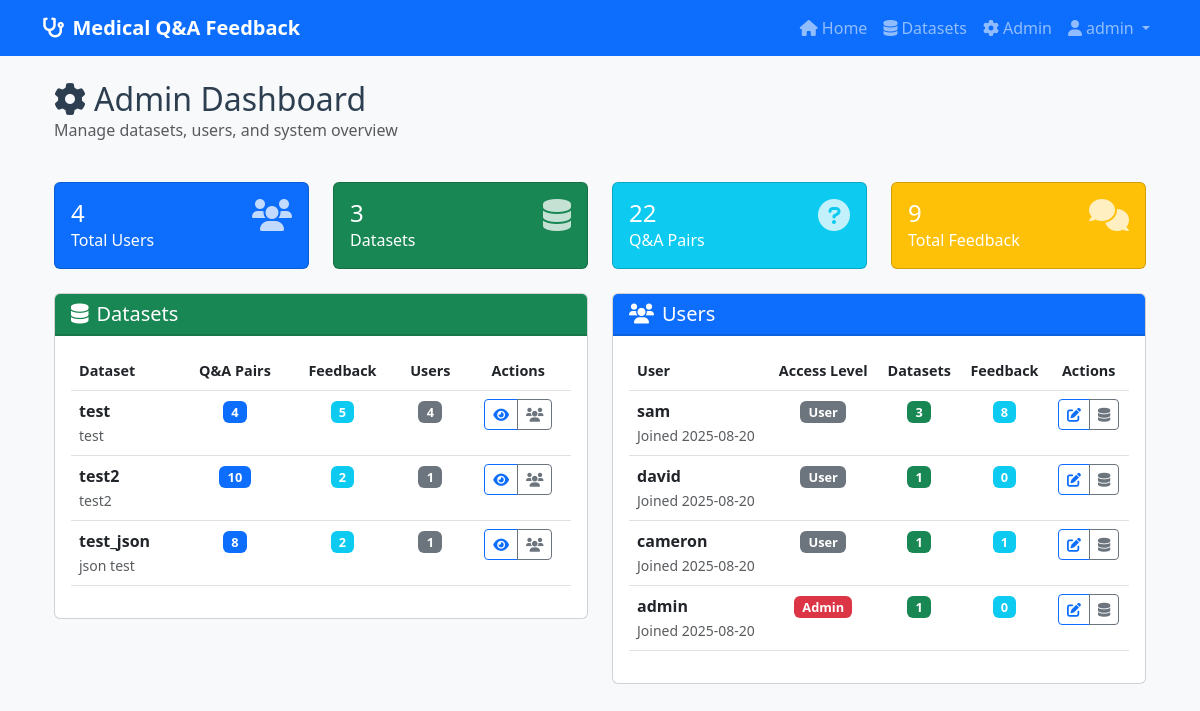
The page /admin (signed in) on the database its author committed.
### models.py (models this page shows, shortened)
class User(UserMixin, db.Model):
    id = db.Column(db.Integer, primary_key=True)
    username = db.Column(db.String(80), unique=True, nullable=False)
    password = db.Column(db.String(255), nullable=False)
    access_level = db.Column(db.String(20), nullable=False, default='user')  # 'user' or 'admin'
    created_at = db.Column(db.DateTime, default=datetime.utcnow)
    feedback = db.relationship('Feedback', backref='user', lazy=True)
    accessible_datasets = db.relationship('Dataset', secondary=user_dataset_access, back_populates='authorized_users')
    def is_admin(self):
        return self.access_level == 'admin'

class Dataset(db.Model):
    id = db.Column(db.Integer, primary_key=True)
    name = db.Column(db.String(100), unique=True, nullable=False)
    description = db.Column(db.Text, nullable=True)
    created_at = db.Column(db.DateTime, default=datetime.utcnow)
    qa_pairs = db.relationship('QuestionAnswerPair', backref='dataset', lazy=True)
    authorized_users = db.relationship('User', secondary=user_dataset_access, back_populates='accessible_datasets')

### routes.py (the view)
    @app.route('/admin')
    @login_required
    @admin_required
    def admin():
        datasets = Dataset.query.all()
        dataset_stats = []
        for dataset in datasets:
            qa_count = len(dataset.qa_pairs)
            feedback_count = sum(len(qa.feedback) for qa in dataset.qa_pairs)
            user_count = len(dataset.authorized_users)
            dataset_stats.append({
                'dataset': dataset,
                'qa_count': qa_count,
                'feedback_count': feedback_count,
                'user_count': user_count
            })
        users = User.query.order_by(User.created_at.desc()).all()
        user_stats = []
        for user in users:
            feedback_count = len(user.feedback)
            dataset_count = len(user.accessible_datasets)
            user_stats.append({
                'user': user,
                'feedback_count': feedback_count,
                'dataset_count': dataset_count
            })
        total_users = User.query.count()
        total_datasets = Dataset.query.count()
        total_qa_pairs = QuestionAnswerPair.query.count()
        total_feedback = Feedback.query.count()
        return render_template('admin.html',
                             dataset_stats=dataset_stats,
                             user_stats=user_stats,
                             total_users=total_users,
                             total_datasets=total_datasets,
                             total_qa_pairs=total_qa_pairs,
                             total_feedback=total_feedback)

### app.py (called while the page is built)
@login_manager.user_loader
def load_user(user_id):
    return User.query.get(int(user_id))

### routes.py (called while the page is built)
def admin_required(f):
    @wraps(f)
    def decorated_function(*args, **kwargs):
        if not current_user.is_authenticated or not current_user.is_admin():
            abort(403)  # Forbidden
        return f(*args, **kwargs)
    return decorated_function

### templates/admin.html (shortened to what this page needs)
{% extends "base.html" %}
{% block content %}
<div class="container-fluid">
    <div class="row mb-4">
        <div class="col-12">
            <h2 class="mb-0">
                <i class="fas fa-cog me-2"></i>Admin Dashboard
            </h2>
            <p class="text-muted">Manage datasets, users, and system overview</p>
        </div>
    </div>
    <div class="row mb-4">
        <div class="col-md-3">
            <div class="card bg-primary text-white">
                <div class="card-body">
                    <div class="d-flex justify-content-between">
                        <div>
                            <h4 class="mb-0">{{ total_users }}</h4>
                            <p class="mb-0">Total Users</p>
                        </div>
                        <i class="fas fa-users fa-2x opacity-75"></i>
                    </div>
                </div>
            </div>
        </div>
        <div class="col-md-3">
            <div class="card bg-success text-white">
                <div class="card-body">
                    <div class="d-flex justify-content-between">
                        <div>
                            <h4 class="mb-0">{{ total_datasets }}</h4>
                            <p class="mb-0">Datasets</p>
                        </div>
                        <i class="fas fa-database fa-2x opacity-75"></i>
                    </div>
                </div>
            </div>
        </div>
        <div class="col-md-3">
            <div class="card bg-info text-white">
                <div class="card-body">
                    <div class="d-flex justify-content-between">
                        <div>
                            <h4 class="mb-0">{{ total_qa_pairs }}</h4>
                            <p class="mb-0">Q&A Pairs</p>
                        </div>
                        <i class="fas fa-question-circle fa-2x opacity-75"></i>
                    </div>
                </div>
            </div>
        </div>
        <div class="col-md-3">
            <div class="card bg-warning text-white">
                <div class="card-body">
                    <div class="d-flex justify-content-between">
                        <div>
                            <h4 class="mb-0">{{ total_feedback }}</h4>
                            <p class="mb-0">Total Feedback</p>
                        </div>
                        <i class="fas fa-comments fa-2x opacity-75"></i>
                    </div>
                </div>
            </div>
        </div>
    </div>
    <div class="row">
        <div class="col-lg-6">
            <div class="card">
                <div class="card-header bg-success text-white">
                    <h5 class="mb-0">
                        <i class="fas fa-database me-2"></i>Datasets
                    </h5>
                </div>
                <div class="card-body">
                    {% if dataset_stats %}
                        <div class="table-responsive">
                            <table class="table table-hover">
                                <thead>
                                    <tr>
                                        <th>Dataset</th>
                                        <th class="text-center">Q&A Pairs</th>
                                        <th class="text-center">Feedback</th>
                                        <th class="text-center">Users</th>
                                        <th class="text-center">Actions</th>
                                    </tr>
                                </thead>
                                <tbody>
                                    {% for stat in dataset_stats %}
                                    <tr>
                                        <td>
                                            <strong>{{ stat.dataset.name }}</strong>
                                            {% if stat.dataset.description %}
                                                <br><small class="text-muted">{{ stat.dataset.description }}</small>
                                            {% endif %}
                                        </td>
                                        <td class="text-center">
                                            <span class="badge bg-primary">{{ stat.qa_count }}</span>
                                        </td>
                                        <td class="text-center">
                                            <span class="badge bg-info">{{ stat.feedback_count }}</span>
                                        </td>
                                        <td class="text-center">
                                            <span class="badge bg-secondary">{{ stat.user_count }}</span>
                                        </td>
                                        <td class="text-center">
                                            <div class="btn-group btn-group-sm" role="group">
                                                <a href="{{ url_for('index', dataset_id=stat.dataset.id) }}" class="btn btn-outline-primary btn-sm">
                                                    <i class="fas fa-eye"></i>
                                                </a>
                                                <button class="btn btn-outline-secondary btn-sm" onclick="manageDatasetUsers({{ stat.dataset.id }}, '{{ stat.dataset.name }}')">
                                                    <i class="fas fa-users"></i>
                                                </button>
                                            </div>
                                        </td>
                                    </tr>
                                    {% endfor %}
                                </tbody>
                            </table>
                        </div>
                    {% else %}
                        <p class="text-muted text-center">No datasets found.</p>
                    {% endif %}
                </div>
            </div>
        </div>
        <div class="col-lg-6">
            <div class="card">
                <div class="card-header bg-primary text-white">
                    <h5 class="mb-0">
                        <i class="fas fa-users me-2"></i>Users
                    </h5>
                </div>
                <div class="card-body">
                    {% if user_stats %}
                        <div class="table-responsive">
                            <table class="table table-hover">
                                <thead>
                                    <tr>
                                        <th>User</th>
                                        <th class="text-center">Access Level</th>
                                        <th class="text-center">Datasets</th>
                                        <th class="text-center">Feedback</th>
                                        <th class="text-center">Actions</th>
                                    </tr>
                                </thead>
                                <tbody>
                                    {% for stat in user_stats %}
                                    <tr>
                                        <td>
                                            <strong>{{ stat.user.username }}</strong>
                                            <br><small class="text-muted">Joined {{ stat.user.created_at.strftime('%Y-%m-%d') }}</small>
                                        </td>
                                        <td class="text-center">
                                            {% if stat.user.access_level == 'admin' %}
                                                <span class="badge bg-danger">Admin</span>
                                            {% else %}
                                                <span class="badge bg-secondary">User</span>
                                            {% endif %}
                                        </td>
                                        <td class="text-center">
                                            <span class="badge bg-success">{{ stat.dataset_count }}</span>
                                        </td>
                                        <td class="text-center">
                                            <span class="badge bg-info">{{ stat.feedback_count }}</span>
                                        </td>
                                        <td class="text-center">
                                            <div class="btn-group btn-group-sm" role="group">
                                                <button class="btn btn-outline-primary btn-sm" onclick="editUser({{ stat.user.id }}, '{{ stat.user.username }}', '{{ stat.user.access_level }}')">
                                                    <i class="fas fa-edit"></i>
                                                </button>
                                                <button class="btn btn-outline-secondary btn-sm" onclick="manageUserDatasets({{ stat.user.id }}, '{{ stat.user.username }}')">
                                                    <i class="fas fa-database"></i>
                                                </button>
                                            </div>
                                        </td>
                                    </tr>
                                    {% endfor %}
                                </tbody>
                            </table>
                        </div>
                    {% else %}
                        <p class="text-muted text-center">No users found.</p>
                    {% endif %}
                </div>
            </div>
        </div>
    </div>
</div>
{% endblock %}

### templates/base.html (shortened to what this page needs)
<!DOCTYPE html>
<html lang="en">
<head>
    <link href="https://cdn.jsdelivr.net/npm/bootstrap@5.3.0/dist/css/bootstrap.min.css" rel="stylesheet">
    <link href="{{ url_for('static', filename='css/style.css') }}" rel="stylesheet">
    <link rel="stylesheet" href="https://cdnjs.cloudflare.com/ajax/libs/font-awesome/6.0.0/css/all.min.css">
</head>
<body>
    <nav class="navbar navbar-expand-lg navbar-dark bg-primary">
        <div class="container">
            <a class="navbar-brand" href="{{ url_for('index') }}">
                <i class="fas fa-stethoscope me-2"></i>Medical Q&A Feedback
            </a>
            <div class="collapse navbar-collapse" id="navbarNav">
                <ul class="navbar-nav ms-auto">
                    {% if current_user.is_authenticated %}
                        <li class="nav-item">
                            <a class="nav-link" href="{{ url_for('index') }}">
                                <i class="fas fa-home me-1"></i>Home
                            </a>
                        </li>
                        <li class="nav-item">
                            <a class="nav-link" href="{{ url_for('datasets') }}">
                                <i class="fas fa-database me-1"></i>Datasets
                            </a>
                        </li>
                        {% if current_user.is_admin() %}
                        <li class="nav-item">
                            <a class="nav-link" href="{{ url_for('admin') }}">
                                <i class="fas fa-cog me-1"></i>Admin
                            </a>
                        </li>
                        {% endif %}
                        <li class="nav-item dropdown">
                            <a class="nav-link dropdown-toggle" href="#" id="navbarDropdown" role="button" data-bs-toggle="dropdown">
                                <i class="fas fa-user me-1"></i>{{ current_user.username }}
                            </a>
                        </li>
                    {% endif %}
                </ul>
            </div>
        </div>
    </nav>
    <main class="container my-4">
        {% block content %}{% endblock %}
    </main>
</body>
</html>

### static/css/style.css (style rules this page uses)
body { font-family: system-ui, -apple-system, 'Segoe UI', Roboto, sans-serif; background-color: #f8f9fa; color: #2c3e50; }
.card-body { flex: 1; overflow: hidden; display: flex; flex-direction: column; padding: 1rem; }
.badge { font-size: 0.75em; }
.navbar-brand { font-weight: 600; font-size: 1.25rem; }
.table th { border-top: none; font-weight: 600; font-size: 0.9rem; }
.card-header { border-bottom: 2px solid rgba(0, 0, 0, 0.125); }
.table td .badge { font-size: 0.8em; }
.mb-4 { margin-bottom: 1.5rem !important; }

### rows shown on the page
User: username "admin", user.username "admin", user.created_at "2025-08-20"
Dataset: dataset.name "test", dataset.description "test"
Dataset: dataset.name "test2", dataset.description "test2"
Dataset: dataset.name "test_json", dataset.description "json test"
User: user.username "sam", user.created_at "2025-08-20"
User: user.username "david", user.created_at "2025-08-20"
User: user.username "cameron", user.created_at "2025-08-20"

### other values the page prints
{{ total_users }} "4"
{{ total_datasets }} "3"
{{ total_qa_pairs }} "22"
{{ total_feedback }} "9"
{{ stat.qa_count }} "4" "10" "8"
{{ stat.feedback_count }} "5" "2" "2"
{{ stat.user_count }} "4" "1" "1"
{{ stat.dataset_count }} "3" "1" "1" "1"
{{ stat.feedback_count }} "8" "0" "1" "0"
